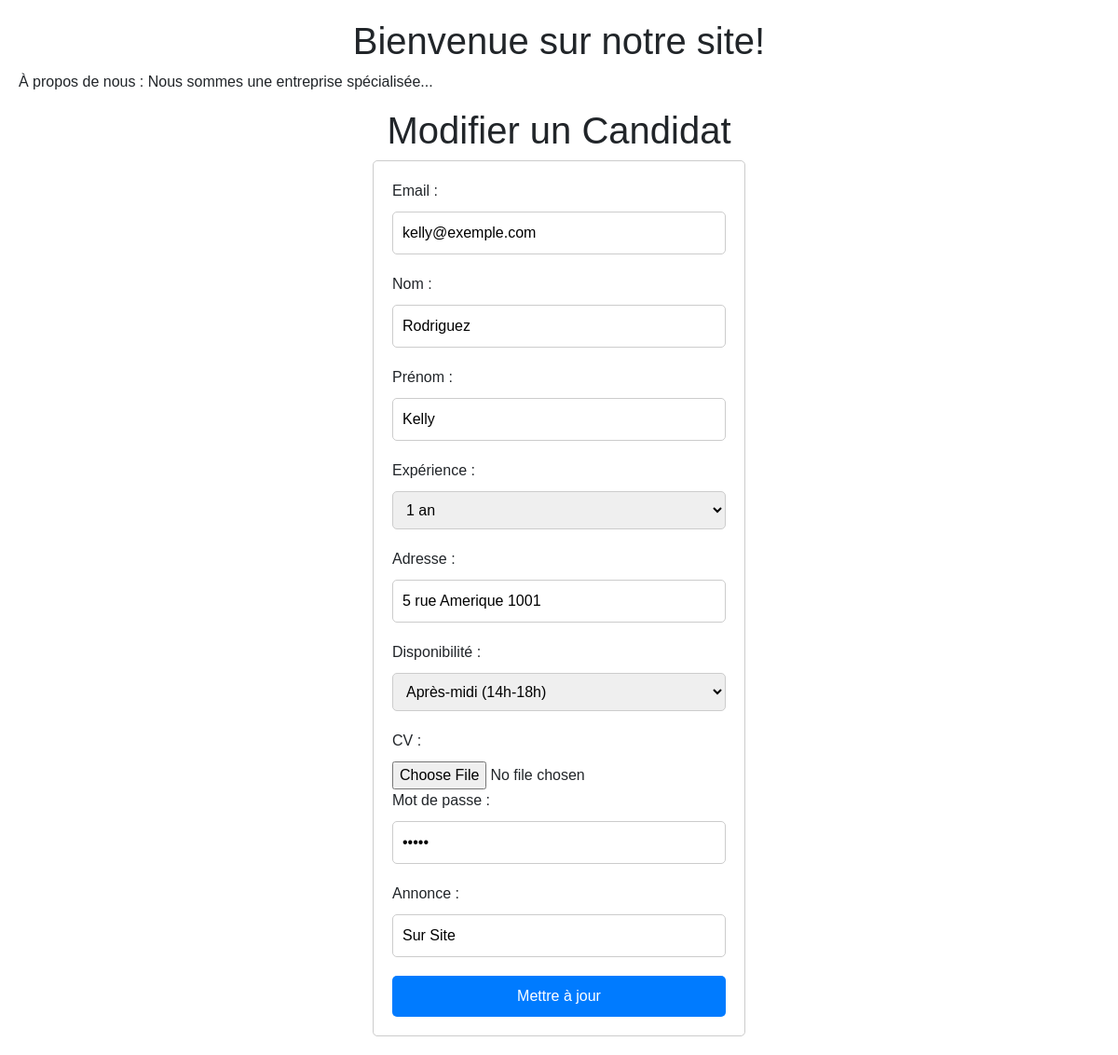
The page /modifier_candidat.php?id=6 on the database its author committed.
### tables this page shows
CREATE TABLE `restaurant_candidats` (
  `ID_candidat` int(11) NOT NULL,
  `email` varchar(100) NOT NULL,
  `mot_de_passe` varchar(100) DEFAULT NULL,
  `Nom` varchar(50) DEFAULT NULL,
  `Prenom` varchar(50) DEFAULT NULL,
  `Experience` text DEFAULT NULL,
  `Adresse` varchar(100) DEFAULT NULL,
  `Disponibilite` varchar(100) DEFAULT NULL,
  `CV` varchar(100) DEFAULT NULL,
  `Annonce` varchar(100) DEFAULT NULL,
  `statut` varchar(10) NOT NULL
);

### modifier_candidat.php (the view, shortened to what this page needs)
<?php
require_once './back/config.php';
require_once './back/langue.php';
try {
    if (isset($_GET['id'])) {
        $id_candidat = $_GET['id'];
        $sql = "SELECT * FROM restaurant_candidats WHERE ID_candidat = :id_candidat";
        $stmt = $conn->prepare($sql);
        $stmt->bindParam(':id_candidat', $id_candidat, PDO::PARAM_INT);
        $stmt->execute();
        $candidat = $stmt->fetch(PDO::FETCH_ASSOC);
    }
} catch (PDOException $e) {
    echo "Erreur de connexion à la base de données : " . $e->getMessage();
}
?>
<!DOCTYPE html>
<html lang="fr">
<head>
    <link rel="stylesheet" href="https://maxcdn.bootstrapcdn.com/bootstrap/4.5.2/css/bootstrap.min.css">
    <link rel="stylesheet" href="style3.css">
</head>
<body>
    <h1>Modifier un Candidat</h1>
    <?php
    if (isset($candidat)) {
    ?>
    <form action="" method="POST">
        <div>
            <label for="email">Email :</label>
            <input type="text" id="email" name="email" required value="<?php echo $candidat['email']; ?>">
        </div>
        <div>
            <label for="nom">Nom :</label>
            <input type="text" id="nom" name="nom" required value="<?php echo $candidat['Nom']; ?>">
        </div>
        <div>
            <label for="prenom">Prénom :</label>
            <input type="text" id="prenom" name="prenom" required value="<?php echo $candidat['Prenom']; ?>">
        </div>
        <div>
            <label for="experience">Expérience :</label>
            <select id="experience" name="experience" required>
                <option value="1 an" <?php if ($candidat['Experience'] === "1 an") echo 'selected'; ?>>1 an</option>
            </select>
        </div>
        <div>
            <label for="adresse">Adresse :</label>
            <input type="text" id="adresse" name="adresse" required value="<?php echo $candidat['Adresse']; ?>">
        </div>
        <div>
            <label for="disponibilite">Disponibilité :</label>
            <select id="disponibilite" name="disponibilite" required>
                <option value="Après-midi (14h-18h)" <?php if ($candidat['Disponibilite'] === "Après-midi (14h-18h)") echo 'selected'; ?>>Après-midi (14h-18h)</option>
            </select>
        </div>
        <div>
            <label for="cv">CV :</label>
            <input type="file" id="cv" name="cv" required accept=".pdf,.doc,.docx">
        </div>
        <div>
            <label for="mot_de_passe">Mot de passe :</label>
            <input type="password" id="mot_de_passe" name="mot_de_passe" required value="<?php echo $candidat['mot_de_passe']; ?>">
        </div>
        <div>
            <label for="annonce">Annonce :</label>
            <input type="text" id="annonce" name="annonce" required value="<?php echo $candidat['Annonce']; ?>">
        </div>
        <div>
            <input type="submit" value="Mettre à jour">
        </div>
    </form>
    <?php
    } else {
        echo "Candidat non trouvé.";
    }
    ?>
</body>
</html>

### style3.css (style rules this page uses)
body { font-family: Arial, sans-serif; margin: 20px; }
h1 { text-align: center; }
form { max-width: 400px; margin: 0 auto; padding: 20px; border: 1px solid #ccc; border-radius: 5px; }
label { display: block; margin-bottom: 10px; }
input[type="text"], input[type="email"], input[type="password"], select { width: 100%; padding: 10px; margin-bottom: 20px; border: 1px solid #ccc; border-radius: 5px; box-sizing: border-box; }
input[type="submit"] { width: 100%; padding: 10px; background-color: #007BFF; color: #fff; border: none; border-radius: 5px; cursor: pointer; transition: background-color 0.3s ease; }

### rows shown on the page
restaurant_candidats: email "kelly@exemple.com", nom "Rodriguez", prenom "Kelly", experience "1 an", adresse "5 rue Amerique 1001", disponibilite "Après-midi (14h-18h)", annonce "Sur Site"

### other values the page prints
$welcome_message "Bienvenue sur notre site!"
$about_message "À propos de nous : Nous sommes une entreprise spécialisée..."
